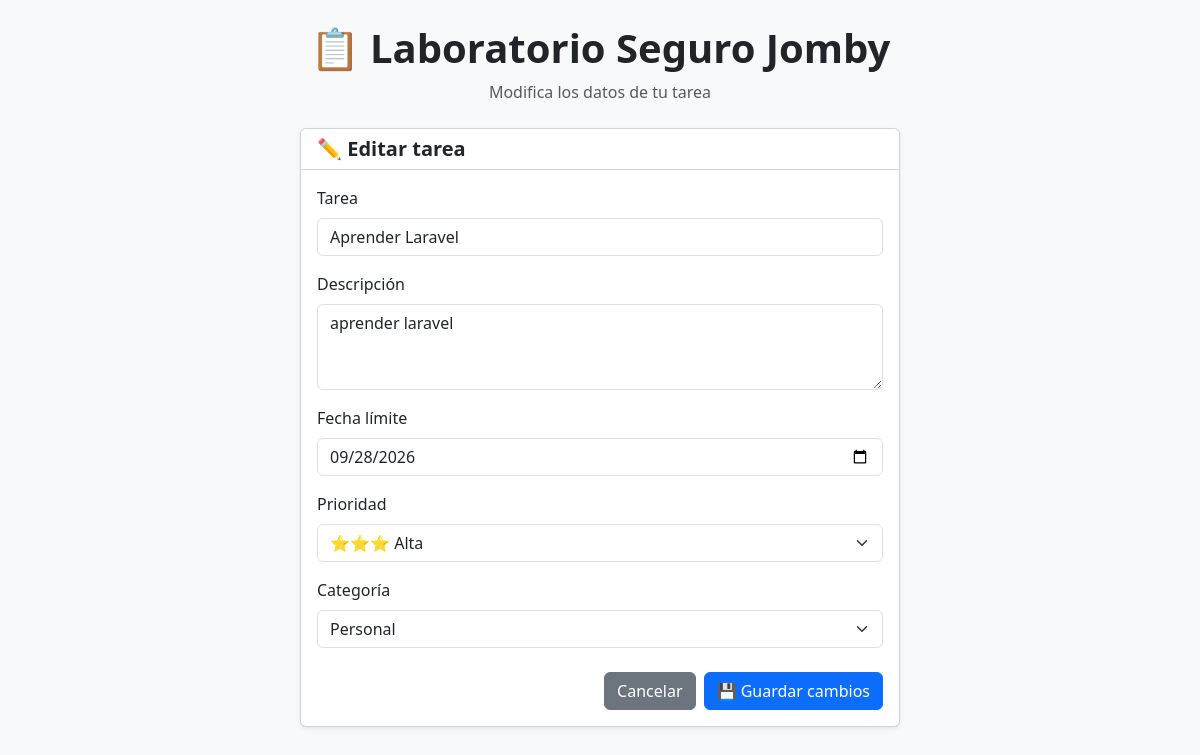
The page /editar.php?id=4 on the database its author committed.
### tables this page shows
CREATE TABLE `tareas` (
  `id` int(11) NOT NULL,
  `titulo` varchar(255) NOT NULL,
  `descripcion` text DEFAULT NULL,
  `fecha` date NOT NULL,
  `prioridad` tinyint(4) NOT NULL,
  `categoria` enum('Trabajo','Estudio','Personal') NOT NULL,
  `completada` tinyint(1) NOT NULL DEFAULT 0,
  `fecha_creacion` timestamp NOT NULL DEFAULT current_timestamp()
);

### includes/funciones.php (called while the page is built, shortened)
<?php
require_once __DIR__ . "/../config/config.php";
function obtenerTarea(int $id): ?array {
    global $pdo;
    $stmt = $pdo->prepare("SELECT * FROM tareas WHERE id = :id");
    $stmt->execute(['id' => $id]);
    $tarea = $stmt->fetch();
    return $tarea ?: null;
}

### editar.php (the view, shortened to what this page needs)
<?php
require_once "config/config.php";
require_once "includes/funciones.php";
$id = (int) $_GET["id"];
$tarea = obtenerTarea($id);
?>
<!DOCTYPE html>
<html lang="es">
<head>
    <link href="https://cdn.jsdelivr.net/npm/bootstrap@5.3.3/dist/css/bootstrap.min.css" rel="stylesheet">
</head>
<body class="bg-light">
<div class="container py-4">
    <div class="text-center mb-4">
        <h1 class="fw-bold">📋 Laboratorio Seguro Jomby</h1>
        <p class="text-muted">Modifica los datos de tu tarea</p>
    </div>
    <div class="card shadow-sm mx-auto" style="max-width: 600px;">
        <div class="card-header bg-white">
            <h4 class="mb-0 fs-5 fw-bold">✏️ Editar tarea</h4>
        </div>
        <div class="card-body">
            <form method="POST" action="editar.php?id=<?php echo $id; ?>">
                <div class="mb-3">
                    <label for="titulo" class="form-label">Tarea</label>
                    <input
                        type="text"
                        id="titulo"
                        name="titulo"
                        class="form-control"
                        value="<?php echo htmlspecialchars($tarea["titulo"]); ?>"
                        maxlength="255"
                        required
                    >
                </div>
                <div class="mb-3">
                    <label for="descripcion" class="form-label">Descripción</label>
                    <textarea
                        id="descripcion"
                        name="descripcion"
                        class="form-control"
                        rows="3"
                    ><?php echo htmlspecialchars($tarea["descripcion"] ?? ""); ?></textarea>
                </div>
                <div class="mb-3">
                    <label for="fecha" class="form-label">Fecha límite</label>
                    <input
                        type="date"
                        id="fecha"
                        name="fecha"
                        class="form-control"
                        value="<?php echo htmlspecialchars($tarea["fecha"]); ?>"
                        required
                    >
                </div>
                <div class="mb-3">
                    <label for="prioridad" class="form-label">Prioridad</label>
                    <select id="prioridad" name="prioridad" class="form-select" required>
                        <option value="3" <?php echo (int)$tarea["prioridad"] === 3 ? "selected" : ""; ?>>⭐⭐⭐ Alta</option>
                    </select>
                </div>
                <div class="mb-4">
                    <label for="categoria" class="form-label">Categoría</label>
                    <select id="categoria" name="categoria" class="form-select" required>
                        <option value="Personal" <?php echo $tarea["categoria"] === "Personal" ? "selected" : ""; ?>>Personal</option>
                    </select>
                </div>
                <div class="d-flex gap-2 justify-content-end">
                    <a href="index.php" class="btn btn-secondary">Cancelar</a>
                    <button type="submit" name="actualizar" class="btn btn-primary">💾 Guardar cambios</button>
                </div>
            </form>
        </div>
    </div>
</div>
</body>
</html>

### rows shown on the page
tareas: titulo "Aprender Laravel", descripcion "aprender laravel", fecha "09/28/2026", prioridad "⭐⭐⭐ Alta", categoria "Personal"
